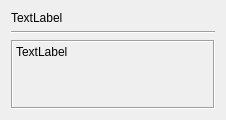
<?xml version="1.0" encoding="UTF-8"?>
<ui version="4.0">
 <class>PlannerItemCard</class>
 <widget class="QWidget" name="PlannerItemCard">
  <property name="geometry">
   <rect>
    <x>0</x>
    <y>0</y>
    <width>226</width>
    <height>120</height>
   </rect>
  </property>
  <property name="sizePolicy">
   <sizepolicy hsizetype="Preferred" vsizetype="Fixed">
    <horstretch>0</horstretch>
    <verstretch>0</verstretch>
   </sizepolicy>
  </property>
  <property name="minimumSize">
   <size>
    <width>0</width>
    <height>120</height>
   </size>
  </property>
  <property name="windowTitle">
   <string>Form</string>
  </property>
  <layout class="QVBoxLayout" name="verticalLayout">
   <item>
    <widget class="QLabel" name="lblItemTitle">
     <property name="sizePolicy">
      <sizepolicy hsizetype="Preferred" vsizetype="Maximum">
       <horstretch>0</horstretch>
       <verstretch>0</verstretch>
      </sizepolicy>
     </property>
     <property name="text">
      <string>TextLabel</string>
     </property>
    </widget>
   </item>
   <item>
    <widget class="Line" name="line">
     <property name="orientation">
      <enum>Qt::Horizontal</enum>
     </property>
    </widget>
   </item>
   <item>
    <widget class="QLabel" name="lblItemDescription">
     <property name="sizePolicy">
      <sizepolicy hsizetype="Preferred" vsizetype="Expanding">
       <horstretch>0</horstretch>
       <verstretch>0</verstretch>
      </sizepolicy>
     </property>
     <property name="frameShape">
      <enum>QFrame::Box</enum>
     </property>
     <property name="frameShadow">
      <enum>QFrame::Sunken</enum>
     </property>
     <property name="text">
      <string>TextLabel</string>
     </property>
     <property name="alignment">
      <set>Qt::AlignLeading|Qt::AlignLeft|Qt::AlignTop</set>
     </property>
     <property name="wordWrap">
      <bool>true</bool>
     </property>
    </widget>
   </item>
  </layout>
 </widget>
 <resources/>
 <connections/>
</ui>
